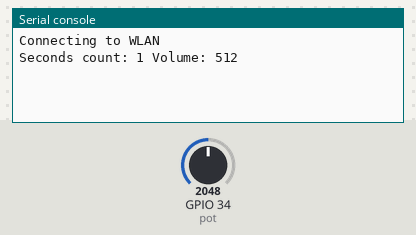
This program was run on a simulated ESP32 board running MicroPython. On the bench: the last lines printed to the serial console. The inputs (shaded band) are chosen by the test bench; at power-on: GPIO 34 (pot) = 2048 (analog values on the 0–4095 scale). WiFi joins after 1.5 s.

Above: at 3.7 s.
3.8 s: GPIO 34 (pot) set to 2866
At 5.1 s:
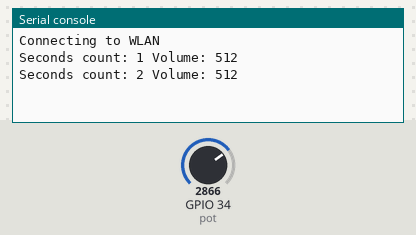
5.3 s: GPIO 34 (pot) set to 3603
At 6.3 s:
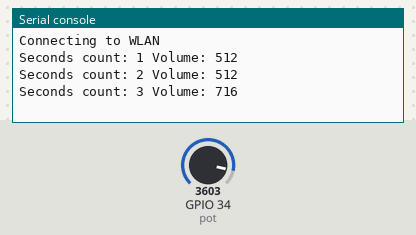
Timing chart, 0 to 8.3 s (numbered marks = the images above; inputs shaded):
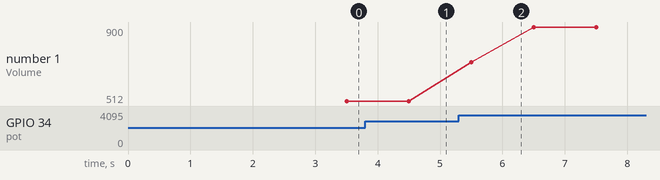

Measured:
- plotted number 1: 512 → 900 after the input at 5.3 s

The program:

ky038.py
```python
try:
    from time import sleep_ms, ticks_ms
    from machine import I2C, Pin, ADC, DAC, PWM
    import network
    import urequests
    import machine
    import json
    import gc
    import micropython

    SSID = "Xperia X"
    PASSWORD = "lumia1020"
    port = 500
    wlan = None
    s = None

    #sensor pins are set here
    pot = ADC(Pin(34))
    pot.width(ADC.WIDTH_10BIT)
    pot.atten(ADC.ATTN_6DB)

    def connectWifi(ssid, passwd):  # function to connect to the Web
        global wlan  # declare a WLAN object
        wlan = network.WLAN(network.STA_IF)  # create a wlan object
        wlan.active(True)  # Activate the network interface
        wlan.disconnect()  # Disconnect the last connected WiFi
        wlan.connect(ssid, passwd)  # connect wifi
        while(wlan.ifconfig()[0] == '0.0.0.0'):  # wait for connection
            sleep_ms(1)
        sleep_ms(1000)  # hold on for 1 second
        print("Connecting to WLAN")

    def main():

        url = "https://shielded-tor-11299.herokuapp.com/postdata"
        headers = {'content-type': 'application/json'}

        counter = 0
        values = []
        connectWifi(SSID, PASSWORD)
        secondsCounter = 0

        while True:
            counter += 1
            volume = pot.read()  # get the volume
            message = "Volume: " + str(int(volume))
            if(len(values) <= 30):  # start filling the values list
                values.insert(0, int(volume))
            else:  # if the list has 30 values, start cycling the list
                values.remove(values[29])
                values.insert(0, int(volume))

            if(counter == 30):  # if 30 values have been added, count the average volume
                avg = sum(values) / len(values)
                counter = 0
            sleep_ms(1000)  # wait one seconds before measuring again
            secondsCounter += 1
            print("Seconds count: " + str(secondsCounter) + " " + message)

            if (secondsCounter % 30 == 0):
                gc.collect()  # Collect memory garbage
                # micropython.mem_info()
                # print('Initial free: {} allocated: {}'.format(
                #     gc.mem_free(), gc.mem_alloc()))
                try:
                    data = {"value": avg}
                    jsonObj = json.dumps(data)
                    resp = urequests.post(url, data=jsonObj, headers=headers)
                    print("Request was sent! Value: " + str(avg))
                    resp.close()  # close the response socket to free memory
                    secondsCounter = 0

                except Exception as e:
                    connectWifi(SSID, PASSWORD)
                    print(e)

    main()

except Exception as e:
    print("Error 2")
```
